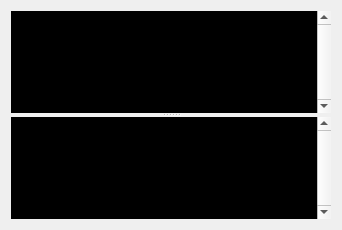
<?xml version="1.0" encoding="UTF-8"?>
<ui version="4.0">
 <class>Form</class>
 <widget class="QWidget" name="Form">
  <property name="geometry">
   <rect>
    <x>0</x>
    <y>0</y>
    <width>342</width>
    <height>230</height>
   </rect>
  </property>
  <property name="windowTitle">
   <string>Form</string>
  </property>
  <layout class="QGridLayout" name="gridLayout">
   <item row="0" column="0">
    <widget class="QSplitter" name="splitter">
     <property name="orientation">
      <enum>Qt::Vertical</enum>
     </property>
     <widget class="QTextBrowser" name="output_area_std">
      <property name="palette">
       <palette>
        <active>
         <colorrole role="Text">
          <brush brushstyle="SolidPattern">
           <color alpha="255">
            <red>0</red>
            <green>185</green>
            <blue>0</blue>
           </color>
          </brush>
         </colorrole>
         <colorrole role="BrightText">
          <brush brushstyle="SolidPattern">
           <color alpha="255">
            <red>0</red>
            <green>255</green>
            <blue>0</blue>
           </color>
          </brush>
         </colorrole>
         <colorrole role="Base">
          <brush brushstyle="SolidPattern">
           <color alpha="255">
            <red>0</red>
            <green>0</green>
            <blue>0</blue>
           </color>
          </brush>
         </colorrole>
        </active>
        <inactive>
         <colorrole role="Text">
          <brush brushstyle="SolidPattern">
           <color alpha="255">
            <red>0</red>
            <green>185</green>
            <blue>0</blue>
           </color>
          </brush>
         </colorrole>
         <colorrole role="BrightText">
          <brush brushstyle="SolidPattern">
           <color alpha="255">
            <red>0</red>
            <green>255</green>
            <blue>0</blue>
           </color>
          </brush>
         </colorrole>
         <colorrole role="Base">
          <brush brushstyle="SolidPattern">
           <color alpha="255">
            <red>0</red>
            <green>0</green>
            <blue>0</blue>
           </color>
          </brush>
         </colorrole>
        </inactive>
        <disabled>
         <colorrole role="Text">
          <brush brushstyle="SolidPattern">
           <color alpha="255">
            <red>69</red>
            <green>69</green>
            <blue>69</blue>
           </color>
          </brush>
         </colorrole>
         <colorrole role="BrightText">
          <brush brushstyle="SolidPattern">
           <color alpha="255">
            <red>0</red>
            <green>255</green>
            <blue>0</blue>
           </color>
          </brush>
         </colorrole>
         <colorrole role="Base">
          <brush brushstyle="SolidPattern">
           <color alpha="255">
            <red>212</red>
            <green>208</green>
            <blue>200</blue>
           </color>
          </brush>
         </colorrole>
        </disabled>
       </palette>
      </property>
      <property name="font">
       <font>
        <family>Courier</family>
        <pointsize>12</pointsize>
        <stylestrategy>NoAntialias</stylestrategy>
       </font>
      </property>
      <property name="cursor" stdset="0">
       <cursorShape>IBeamCursor</cursorShape>
      </property>
      <property name="acceptDrops">
       <bool>false</bool>
      </property>
      <property name="toolTip">
       <string extracomment="StdOut"/>
      </property>
      <property name="frameShape">
       <enum>QFrame::NoFrame</enum>
      </property>
      <property name="verticalScrollBarPolicy">
       <enum>Qt::ScrollBarAlwaysOn</enum>
      </property>
      <property name="lineWrapColumnOrWidth">
       <number>4</number>
      </property>
      <property name="openExternalLinks">
       <bool>true</bool>
      </property>
     </widget>
     <widget class="QTextBrowser" name="output_area_err">
      <property name="palette">
       <palette>
        <active>
         <colorrole role="Text">
          <brush brushstyle="SolidPattern">
           <color alpha="255">
            <red>255</red>
            <green>128</green>
            <blue>0</blue>
           </color>
          </brush>
         </colorrole>
         <colorrole role="BrightText">
          <brush brushstyle="SolidPattern">
           <color alpha="255">
            <red>255</red>
            <green>255</green>
            <blue>0</blue>
           </color>
          </brush>
         </colorrole>
         <colorrole role="Base">
          <brush brushstyle="SolidPattern">
           <color alpha="255">
            <red>0</red>
            <green>0</green>
            <blue>0</blue>
           </color>
          </brush>
         </colorrole>
        </active>
        <inactive>
         <colorrole role="Text">
          <brush brushstyle="SolidPattern">
           <color alpha="255">
            <red>255</red>
            <green>128</green>
            <blue>0</blue>
           </color>
          </brush>
         </colorrole>
         <colorrole role="BrightText">
          <brush brushstyle="SolidPattern">
           <color alpha="255">
            <red>255</red>
            <green>255</green>
            <blue>0</blue>
           </color>
          </brush>
         </colorrole>
         <colorrole role="Base">
          <brush brushstyle="SolidPattern">
           <color alpha="255">
            <red>0</red>
            <green>0</green>
            <blue>0</blue>
           </color>
          </brush>
         </colorrole>
        </inactive>
        <disabled>
         <colorrole role="Text">
          <brush brushstyle="SolidPattern">
           <color alpha="255">
            <red>69</red>
            <green>69</green>
            <blue>69</blue>
           </color>
          </brush>
         </colorrole>
         <colorrole role="BrightText">
          <brush brushstyle="SolidPattern">
           <color alpha="255">
            <red>255</red>
            <green>255</green>
            <blue>0</blue>
           </color>
          </brush>
         </colorrole>
         <colorrole role="Base">
          <brush brushstyle="SolidPattern">
           <color alpha="255">
            <red>212</red>
            <green>208</green>
            <blue>200</blue>
           </color>
          </brush>
         </colorrole>
        </disabled>
       </palette>
      </property>
      <property name="font">
       <font>
        <family>Courier</family>
        <pointsize>12</pointsize>
        <weight>50</weight>
        <bold>false</bold>
        <stylestrategy>NoAntialias</stylestrategy>
       </font>
      </property>
      <property name="cursor" stdset="0">
       <cursorShape>IBeamCursor</cursorShape>
      </property>
      <property name="acceptDrops">
       <bool>false</bool>
      </property>
      <property name="toolTip">
       <string extracomment="StdErr"/>
      </property>
      <property name="frameShape">
       <enum>QFrame::NoFrame</enum>
      </property>
      <property name="verticalScrollBarPolicy">
       <enum>Qt::ScrollBarAlwaysOn</enum>
      </property>
      <property name="lineWrapColumnOrWidth">
       <number>4</number>
      </property>
      <property name="openExternalLinks">
       <bool>true</bool>
      </property>
     </widget>
    </widget>
   </item>
  </layout>
 </widget>
 <resources/>
 <connections/>
</ui>
